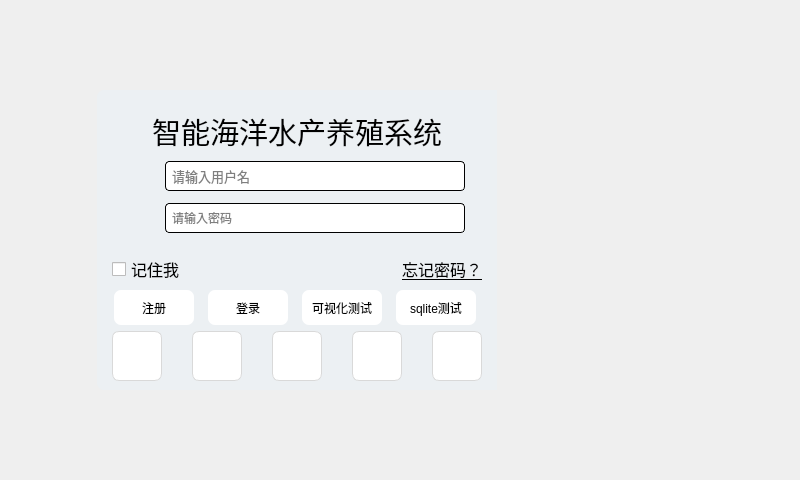
<?xml version="1.0" encoding="UTF-8"?>
<ui version="4.0">
 <class>MainWindow</class>
 <widget class="QMainWindow" name="MainWindow">
  <property name="geometry">
   <rect>
    <x>0</x>
    <y>0</y>
    <width>800</width>
    <height>480</height>
   </rect>
  </property>
  <property name="sizePolicy">
   <sizepolicy hsizetype="Preferred" vsizetype="Preferred">
    <horstretch>0</horstretch>
    <verstretch>0</verstretch>
   </sizepolicy>
  </property>
  <property name="minimumSize">
   <size>
    <width>0</width>
    <height>0</height>
   </size>
  </property>
  <property name="maximumSize">
   <size>
    <width>800</width>
    <height>480</height>
   </size>
  </property>
  <property name="windowTitle">
   <string>MainWindow</string>
  </property>
  <property name="layoutDirection">
   <enum>Qt::LeftToRight</enum>
  </property>
  <property name="styleSheet">
   <string notr="true"/>
  </property>
  <widget class="QWidget" name="centralwidget">
   <property name="sizePolicy">
    <sizepolicy hsizetype="Preferred" vsizetype="Preferred">
     <horstretch>0</horstretch>
     <verstretch>0</verstretch>
    </sizepolicy>
   </property>
   <property name="maximumSize">
    <size>
     <width>800</width>
     <height>480</height>
    </size>
   </property>
   <property name="styleSheet">
    <string notr="true">#centralwidget
{
	background-image: url(:/first/main_back.png);
	background-repeat: no-repeat;                     /* 不重复 */
        background-position: center;                      /* 居中显示 */
        background-attachment: fixed;                     /* 固定背景 */
        background-origin: content;                       /* 从内容区开始绘制 */
        background-clip: content;                         /* 裁剪到内容区 */
}</string>
   </property>
   <layout class="QGridLayout" name="gridLayout_4">
    <item row="0" column="1">
     <spacer name="verticalSpacer">
      <property name="orientation">
       <enum>Qt::Vertical</enum>
      </property>
      <property name="sizeHint" stdset="0">
       <size>
        <width>20</width>
        <height>33</height>
       </size>
      </property>
     </spacer>
    </item>
    <item row="1" column="1" rowspan="2">
     <layout class="QGridLayout" name="gridLayout">
      <item row="0" column="1">
       <widget class="QLabel" name="pic_label">
        <property name="minimumSize">
         <size>
          <width>200</width>
          <height>300</height>
         </size>
        </property>
        <property name="maximumSize">
         <size>
          <width>200</width>
          <height>300</height>
         </size>
        </property>
        <property name="styleSheet">
         <string notr="true">#pic_label
{
	background-image: url(:/first/login_img.png);
background-repeat: no-repeat;                     /* 不重复 */
        background-position: center;                      /* 居中显示 */
        background-attachment: fixed;                     /* 固定背景 */
        background-origin: content;                       /* 从内容区开始绘制 */
        background-clip: content;                         /* 裁剪到内容区 */
}</string>
        </property>
        <property name="text">
         <string/>
        </property>
        <property name="scaledContents">
         <bool>false</bool>
        </property>
        <property name="alignment">
         <set>Qt::AlignCenter</set>
        </property>
        <property name="wordWrap">
         <bool>false</bool>
        </property>
       </widget>
      </item>
      <item row="0" column="0">
       <widget class="QWidget" name="left_widget" native="true">
        <property name="minimumSize">
         <size>
          <width>400</width>
          <height>300</height>
         </size>
        </property>
        <property name="maximumSize">
         <size>
          <width>400</width>
          <height>300</height>
         </size>
        </property>
        <property name="styleSheet">
         <string notr="true">#left_widget
{
	background-color:#ecf0f3;
	border-radius:7px;
    border-top-right-radius: 0px;    /* 右上角有圆角 */
    border-bottom-right-radius: 0px; /* 右下角有圆角 */
}</string>
        </property>
        <layout class="QGridLayout" name="gridLayout_3">
         <item row="0" column="0" colspan="3">
          <widget class="QWidget" name="Input_widget" native="true">
           <layout class="QGridLayout" name="gridLayout_2">
            <item row="1" column="0">
             <layout class="QHBoxLayout" name="horizontalLayout_3">
              <item>
               <widget class="QLabel" name="User_label">
                <property name="sizePolicy">
                 <sizepolicy hsizetype="Fixed" vsizetype="Fixed">
                  <horstretch>0</horstretch>
                  <verstretch>0</verstretch>
                 </sizepolicy>
                </property>
                <property name="minimumSize">
                 <size>
                  <width>30</width>
                  <height>0</height>
                 </size>
                </property>
                <property name="maximumSize">
                 <size>
                  <width>30</width>
                  <height>30</height>
                 </size>
                </property>
                <property name="text">
                 <string/>
                </property>
                <property name="pixmap">
                 <pixmap resource="resource/resource.qrc">:/first/user.png</pixmap>
                </property>
               </widget>
              </item>
              <item>
               <widget class="QtMaterialAutoComplete" name="UserName_Input">
                <property name="enabled">
                 <bool>true</bool>
                </property>
                <property name="sizePolicy">
                 <sizepolicy hsizetype="Minimum" vsizetype="Minimum">
                  <horstretch>0</horstretch>
                  <verstretch>0</verstretch>
                 </sizepolicy>
                </property>
                <property name="minimumSize">
                 <size>
                  <width>300</width>
                  <height>30</height>
                 </size>
                </property>
                <property name="maximumSize">
                 <size>
                  <width>300</width>
                  <height>30</height>
                 </size>
                </property>
                <property name="baseSize">
                 <size>
                  <width>0</width>
                  <height>0</height>
                 </size>
                </property>
                <property name="font">
                 <font>
                  <family>zihunbudingti</family>
                  <pointsize>10</pointsize>
                  <weight>50</weight>
                  <italic>false</italic>
                  <bold>false</bold>
                 </font>
                </property>
                <property name="styleSheet">
                 <string notr="true">#UserName_Input{
 	background-color:white;
 	padding:2px 4px;
	border:1px solid black;
	border-radius:4px;
	font:10pt &quot;zihunbudingti&quot;;
}</string>
                </property>
                <property name="inputMask">
                 <string/>
                </property>
                <property name="text">
                 <string/>
                </property>
                <property name="placeholderText">
                 <string>请输入用户名</string>
                </property>
               </widget>
              </item>
             </layout>
            </item>
            <item row="2" column="0">
             <layout class="QHBoxLayout" name="horizontalLayout_2">
              <item>
               <widget class="QLabel" name="Pass_label">
                <property name="sizePolicy">
                 <sizepolicy hsizetype="Fixed" vsizetype="Fixed">
                  <horstretch>0</horstretch>
                  <verstretch>0</verstretch>
                 </sizepolicy>
                </property>
                <property name="minimumSize">
                 <size>
                  <width>30</width>
                  <height>0</height>
                 </size>
                </property>
                <property name="maximumSize">
                 <size>
                  <width>30</width>
                  <height>30</height>
                 </size>
                </property>
                <property name="text">
                 <string/>
                </property>
                <property name="pixmap">
                 <pixmap resource="resource/resource.qrc">:/first/password.png</pixmap>
                </property>
               </widget>
              </item>
              <item>
               <widget class="QtMaterialAutoComplete" name="Password_Input">
                <property name="sizePolicy">
                 <sizepolicy hsizetype="Minimum" vsizetype="Minimum">
                  <horstretch>0</horstretch>
                  <verstretch>0</verstretch>
                 </sizepolicy>
                </property>
                <property name="minimumSize">
                 <size>
                  <width>300</width>
                  <height>30</height>
                 </size>
                </property>
                <property name="maximumSize">
                 <size>
                  <width>300</width>
                  <height>30</height>
                 </size>
                </property>
                <property name="styleSheet">
                 <string notr="true">#Password_Input{
 	background-color:white;
 	padding:2px 4px;
	border:1px solid black;
	border-radius:4px;
	font:10pt &quot;zihunbudingti&quot;;
}</string>
                </property>
                <property name="inputMask">
                 <string/>
                </property>
                <property name="text">
                 <string/>
                </property>
                <property name="echoMode">
                 <enum>QLineEdit::Password</enum>
                </property>
                <property name="placeholderText">
                 <string>请输入密码</string>
                </property>
               </widget>
              </item>
             </layout>
            </item>
            <item row="0" column="0">
             <widget class="QLabel" name="Title">
              <property name="sizePolicy">
               <sizepolicy hsizetype="Preferred" vsizetype="Preferred">
                <horstretch>0</horstretch>
                <verstretch>0</verstretch>
               </sizepolicy>
              </property>
              <property name="minimumSize">
               <size>
                <width>340</width>
                <height>35</height>
               </size>
              </property>
              <property name="maximumSize">
               <size>
                <width>340</width>
                <height>35</height>
               </size>
              </property>
              <property name="font">
               <font>
                <family>字魂布丁体(商用需授权)</family>
                <pointsize>22</pointsize>
               </font>
              </property>
              <property name="text">
               <string>智能海洋水产养殖系统</string>
              </property>
              <property name="textFormat">
               <enum>Qt::AutoText</enum>
              </property>
              <property name="alignment">
               <set>Qt::AlignCenter</set>
              </property>
              <property name="indent">
               <number>0</number>
              </property>
             </widget>
            </item>
           </layout>
          </widget>
         </item>
         <item row="1" column="0">
          <spacer name="horizontalSpacer_6">
           <property name="orientation">
            <enum>Qt::Horizontal</enum>
           </property>
           <property name="sizeHint" stdset="0">
            <size>
             <width>47</width>
             <height>20</height>
            </size>
           </property>
          </spacer>
         </item>
         <item row="1" column="1">
          <layout class="QHBoxLayout" name="horizontalLayout_5">
           <item>
            <widget class="QtMaterialRadioButton" name="checkBox">
             <property name="font">
              <font>
               <family>字魂布丁体(商用需授权)</family>
               <pointsize>12</pointsize>
              </font>
             </property>
             <property name="text">
              <string>记住我</string>
             </property>
            </widget>
           </item>
           <item>
            <spacer name="horizontalSpacer_3">
             <property name="orientation">
              <enum>Qt::Horizontal</enum>
             </property>
             <property name="sizeHint" stdset="0">
              <size>
               <width>40</width>
               <height>20</height>
              </size>
             </property>
            </spacer>
           </item>
           <item>
            <widget class="QPushButton" name="forget_pass">
             <property name="font">
              <font>
               <family>字魂布丁体(商用需授权)</family>
               <pointsize>12</pointsize>
               <underline>true</underline>
              </font>
             </property>
             <property name="styleSheet">
              <string notr="true">#forget_pass
{
	border:none;
	outline:none;
 	background-color: transparent; 
}

#forget_pass:hover
{
	color: rgb(67, 67, 67);
}

#forget_pass:pressed
{
	color: rgb(52, 52, 52);
}

</string>
             </property>
             <property name="text">
              <string>忘记密码？</string>
             </property>
            </widget>
           </item>
          </layout>
         </item>
         <item row="1" column="2">
          <spacer name="horizontalSpacer_7">
           <property name="orientation">
            <enum>Qt::Horizontal</enum>
           </property>
           <property name="sizeHint" stdset="0">
            <size>
             <width>41</width>
             <height>20</height>
            </size>
           </property>
          </spacer>
         </item>
         <item row="2" column="0" colspan="3">
          <layout class="QHBoxLayout" name="horizontalLayout">
           <item>
            <widget class="QPushButton" name="Reg_Button">
             <property name="sizePolicy">
              <sizepolicy hsizetype="Preferred" vsizetype="Preferred">
               <horstretch>0</horstretch>
               <verstretch>0</verstretch>
              </sizepolicy>
             </property>
             <property name="minimumSize">
              <size>
               <width>80</width>
               <height>35</height>
              </size>
             </property>
             <property name="maximumSize">
              <size>
               <width>80</width>
               <height>35</height>
              </size>
             </property>
             <property name="cursor">
              <cursorShape>PointingHandCursor</cursorShape>
             </property>
             <property name="styleSheet">
              <string notr="true">#Reg_Button {
	background-color: rgb(255, 255, 255);
    color: black;
    border: none;
    border-radius: 7px;
    width: 90px;
    height: 28px;
    font: 12pt &quot;字魂布丁体(商用需授权)&quot;;
}

#Reg_Button:hover {
    background-color: rgb(200, 220, 255); 
}

#Reg_Button:pressed {
    background-color: rgb(180, 200, 230); 
}</string>
             </property>
             <property name="text">
              <string>注册</string>
             </property>
             <property name="icon">
              <iconset resource="resource/resource.qrc">
               <normaloff>:/first/reg.png</normaloff>:/first/reg.png</iconset>
             </property>
             <property name="iconSize">
              <size>
               <width>24</width>
               <height>24</height>
              </size>
             </property>
            </widget>
           </item>
           <item>
            <widget class="QPushButton" name="Login_Button">
             <property name="sizePolicy">
              <sizepolicy hsizetype="Preferred" vsizetype="Preferred">
               <horstretch>0</horstretch>
               <verstretch>0</verstretch>
              </sizepolicy>
             </property>
             <property name="minimumSize">
              <size>
               <width>80</width>
               <height>35</height>
              </size>
             </property>
             <property name="maximumSize">
              <size>
               <width>80</width>
               <height>35</height>
              </size>
             </property>
             <property name="cursor">
              <cursorShape>PointingHandCursor</cursorShape>
             </property>
             <property name="styleSheet">
              <string notr="true">#Login_Button {
	background-color: rgb(255, 255, 255);
    color: black;
    border: none;
    border-radius: 7px;
    width: 90px;
    height: 28px;
    font: 12pt &quot;字魂布丁体(商用需授权)&quot;;
}

#Login_Button:hover {
    background-color: rgb(200, 220, 255); 
}

#Login_Button:pressed {
    background-color: rgb(180, 200, 230); 
}</string>
             </property>
             <property name="text">
              <string>登录</string>
             </property>
             <property name="icon">
              <iconset resource="resource/resource.qrc">
               <normaloff>:/first/login.png</normaloff>:/first/login.png</iconset>
             </property>
             <property name="iconSize">
              <size>
               <width>24</width>
               <height>24</height>
              </size>
             </property>
            </widget>
           </item>
           <item>
            <widget class="QPushButton" name="Show_Button">
             <property name="sizePolicy">
              <sizepolicy hsizetype="Preferred" vsizetype="Preferred">
               <horstretch>0</horstretch>
               <verstretch>0</verstretch>
              </sizepolicy>
             </property>
             <property name="minimumSize">
              <size>
               <width>80</width>
               <height>35</height>
              </size>
             </property>
             <property name="maximumSize">
              <size>
               <width>80</width>
               <height>35</height>
              </size>
             </property>
             <property name="cursor">
              <cursorShape>PointingHandCursor</cursorShape>
             </property>
             <property name="styleSheet">
              <string notr="true">#Show_Button {
	background-color: rgb(255, 255, 255);
    color: black;
    border: none;
    border-radius: 7px;
    width: 90px;
    height: 28px;
    font: 12pt &quot;字魂布丁体(商用需授权)&quot;;
}

#Show_Button:hover {
    background-color: rgb(200, 220, 255); 
}

#Show_Button:pressed {
    background-color: rgb(180, 200, 230); 
}</string>
             </property>
             <property name="text">
              <string>可视化测试</string>
             </property>
             <property name="iconSize">
              <size>
               <width>24</width>
               <height>24</height>
              </size>
             </property>
            </widget>
           </item>
           <item>
            <widget class="QPushButton" name="Sqlite_Test_Button">
             <property name="sizePolicy">
              <sizepolicy hsizetype="Preferred" vsizetype="Preferred">
               <horstretch>0</horstretch>
               <verstretch>0</verstretch>
              </sizepolicy>
             </property>
             <property name="minimumSize">
              <size>
               <width>80</width>
               <height>35</height>
              </size>
             </property>
             <property name="maximumSize">
              <size>
               <width>80</width>
               <height>35</height>
              </size>
             </property>
             <property name="cursor">
              <cursorShape>PointingHandCursor</cursorShape>
             </property>
             <property name="styleSheet">
              <string notr="true">#Sqlite_Test_Button {
	background-color: rgb(255, 255, 255);
    color: black;
    border: none;
    border-radius: 7px;
    width: 90px;
    height: 28px;
    font: 12pt &quot;字魂布丁体(商用需授权)&quot;;
}

#Sqlite_Test_Button:hover {
    background-color: rgb(200, 220, 255); 
}

#Sqlite_Test_Button:pressed {
    background-color: rgb(180, 200, 230); 
}</string>
             </property>
             <property name="text">
              <string>sqlite测试</string>
             </property>
             <property name="iconSize">
              <size>
               <width>24</width>
               <height>24</height>
              </size>
             </property>
            </widget>
           </item>
          </layout>
         </item>
         <item row="3" column="1">
          <layout class="QHBoxLayout" name="horizontalLayout_4">
           <item>
            <widget class="QLabel" name="QQ">
             <property name="minimumSize">
              <size>
               <width>50</width>
               <height>50</height>
              </size>
             </property>
             <property name="maximumSize">
              <size>
               <width>50</width>
               <height>50</height>
              </size>
             </property>
             <property name="styleSheet">
              <string notr="true">#QQ{
	background-color: rgb(255, 255, 255);
    border-radius: 7px;
	border:1px solid rgb(217, 217, 217);
	padding: 2px;
}</string>
             </property>
             <property name="text">
              <string/>
             </property>
             <property name="pixmap">
              <pixmap resource="img.qrc">:/new/prefix1/resource/img/QQ.png</pixmap>
             </property>
             <property name="scaledContents">
              <bool>true</bool>
             </property>
            </widget>
           </item>
           <item>
            <spacer name="horizontalSpacer_2">
             <property name="orientation">
              <enum>Qt::Horizontal</enum>
             </property>
             <property name="sizeHint" stdset="0">
              <size>
               <width>40</width>
               <height>20</height>
              </size>
             </property>
            </spacer>
           </item>
           <item>
            <widget class="QLabel" name="Wechat">
             <property name="minimumSize">
              <size>
               <width>50</width>
               <height>50</height>
              </size>
             </property>
             <property name="maximumSize">
              <size>
               <width>50</width>
               <height>50</height>
              </size>
             </property>
             <property name="styleSheet">
              <string notr="true">#Wechat{
	background-color: rgb(255, 255, 255);
    border-radius: 7px;
	border:1px solid rgb(217, 217, 217);
	padding: 2px;
}</string>
             </property>
             <property name="text">
              <string/>
             </property>
             <property name="pixmap">
              <pixmap resource="img.qrc">:/new/prefix1/img/wechat.png</pixmap>
             </property>
             <property name="scaledContents">
              <bool>true</bool>
             </property>
            </widget>
           </item>
           <item>
            <spacer name="horizontalSpacer_8">
             <property name="orientation">
              <enum>Qt::Horizontal</enum>
             </property>
             <property name="sizeHint" stdset="0">
              <size>
               <width>40</width>
               <height>20</height>
              </size>
             </property>
            </spacer>
           </item>
           <item>
            <widget class="QLabel" name="bilibili">
             <property name="minimumSize">
              <size>
               <width>50</width>
               <height>50</height>
              </size>
             </property>
             <property name="maximumSize">
              <size>
               <width>50</width>
               <height>50</height>
              </size>
             </property>
             <property name="styleSheet">
              <string notr="true">#bilibili{
	background-color: rgb(255, 255, 255);
    border-radius: 7px;
	border:1px solid rgb(217, 217, 217);
	padding: 2px;
}</string>
             </property>
             <property name="text">
              <string/>
             </property>
             <property name="pixmap">
              <pixmap resource="img.qrc">:/new/prefix1/img/bilibili.png</pixmap>
             </property>
             <property name="scaledContents">
              <bool>true</bool>
             </property>
            </widget>
           </item>
           <item>
            <spacer name="horizontalSpacer_9">
             <property name="orientation">
              <enum>Qt::Horizontal</enum>
             </property>
             <property name="sizeHint" stdset="0">
              <size>
               <width>40</width>
               <height>20</height>
              </size>
             </property>
            </spacer>
           </item>
           <item>
            <widget class="QLabel" name="github">
             <property name="minimumSize">
              <size>
               <width>50</width>
               <height>50</height>
              </size>
             </property>
             <property name="maximumSize">
              <size>
               <width>50</width>
               <height>50</height>
              </size>
             </property>
             <property name="styleSheet">
              <string notr="true">#github{
	background-color: rgb(255, 255, 255);
    border-radius: 7px;
	border:1px solid rgb(217, 217, 217);
	padding: 2px;
}</string>
             </property>
             <property name="text">
              <string/>
             </property>
             <property name="pixmap">
              <pixmap resource="img.qrc">:/new/prefix1/resource/img/github.png</pixmap>
             </property>
             <property name="scaledContents">
              <bool>true</bool>
             </property>
            </widget>
           </item>
           <item>
            <spacer name="horizontalSpacer_5">
             <property name="orientation">
              <enum>Qt::Horizontal</enum>
             </property>
             <property name="sizeHint" stdset="0">
              <size>
               <width>40</width>
               <height>20</height>
              </size>
             </property>
            </spacer>
           </item>
           <item>
            <widget class="QLabel" name="twitter">
             <property name="minimumSize">
              <size>
               <width>50</width>
               <height>50</height>
              </size>
             </property>
             <property name="maximumSize">
              <size>
               <width>50</width>
               <height>50</height>
              </size>
             </property>
             <property name="styleSheet">
              <string notr="true">#twitter{
	background-color: rgb(255, 255, 255);
    border-radius: 7px;
	border:1px solid rgb(217, 217, 217);
	padding: 2px;
}</string>
             </property>
             <property name="text">
              <string/>
             </property>
             <property name="pixmap">
              <pixmap resource="img.qrc">:/new/prefix1/img/twitter.png</pixmap>
             </property>
             <property name="scaledContents">
              <bool>true</bool>
             </property>
            </widget>
           </item>
          </layout>
         </item>
        </layout>
       </widget>
      </item>
     </layout>
    </item>
    <item row="1" column="2">
     <spacer name="horizontalSpacer_4">
      <property name="orientation">
       <enum>Qt::Horizontal</enum>
      </property>
      <property name="sizeHint" stdset="0">
       <size>
        <width>66</width>
        <height>20</height>
       </size>
      </property>
     </spacer>
    </item>
    <item row="2" column="0">
     <spacer name="horizontalSpacer">
      <property name="orientation">
       <enum>Qt::Horizontal</enum>
      </property>
      <property name="sizeHint" stdset="0">
       <size>
        <width>66</width>
        <height>20</height>
       </size>
      </property>
     </spacer>
    </item>
    <item row="3" column="1">
     <spacer name="verticalSpacer_4">
      <property name="orientation">
       <enum>Qt::Vertical</enum>
      </property>
      <property name="sizeHint" stdset="0">
       <size>
        <width>20</width>
        <height>34</height>
       </size>
      </property>
     </spacer>
    </item>
   </layout>
  </widget>
 </widget>
 <customwidgets>
  <customwidget>
   <class>QtMaterialAutoComplete</class>
   <extends>QLineEdit</extends>
   <header>qtmaterialautocomplete.h</header>
  </customwidget>
  <customwidget>
   <class>QtMaterialRadioButton</class>
   <extends>QCheckBox</extends>
   <header>qtmaterialradiobutton.h</header>
  </customwidget>
 </customwidgets>
 <resources>
  <include location="img.qrc"/>
  <include location="resource/resource.qrc"/>
 </resources>
 <connections/>
</ui>
